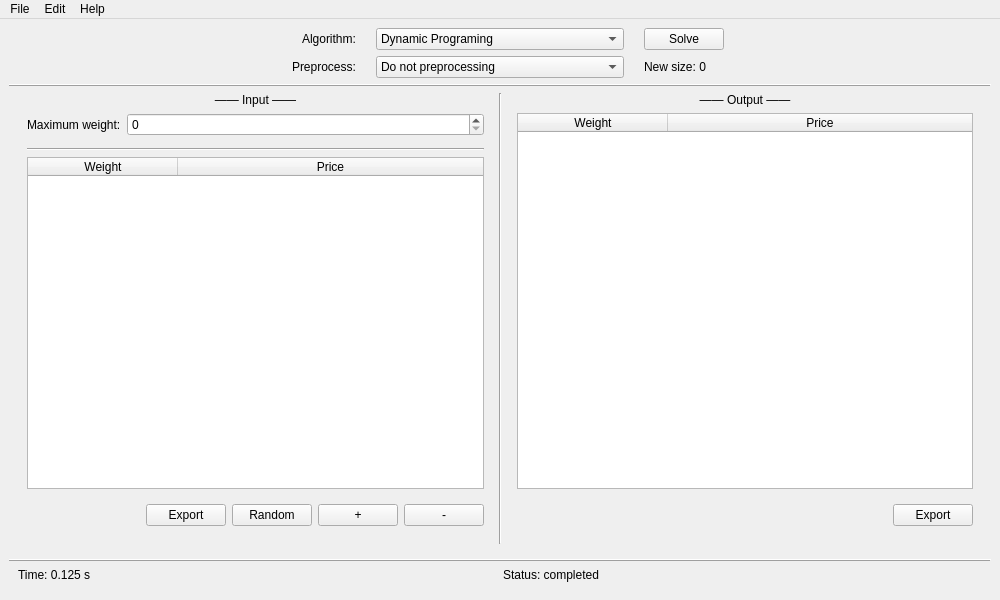
<?xml version="1.0" encoding="UTF-8"?>
<ui version="4.0">
 <author>Tra Nguyen Huu Nghia</author>
 <class>mainwindow</class>
 <widget class="QMainWindow" name="mainwindow">
  <property name="enabled">
   <bool>true</bool>
  </property>
  <property name="geometry">
   <rect>
    <x>0</x>
    <y>0</y>
    <width>1000</width>
    <height>600</height>
   </rect>
  </property>
  <property name="minimumSize">
   <size>
    <width>1000</width>
    <height>600</height>
   </size>
  </property>
  <property name="contextMenuPolicy">
   <enum>Qt::PreventContextMenu</enum>
  </property>
  <property name="windowTitle">
   <string>Knapsack Solving Tool</string>
  </property>
  <property name="windowIcon">
   <iconset resource="Resource/resource.qrc">
    <normaloff>:/Icon/icon.png</normaloff>:/Icon/icon.png</iconset>
  </property>
  <property name="dockNestingEnabled">
   <bool>true</bool>
  </property>
  <property name="dockOptions">
   <set>QMainWindow::AllowNestedDocks|QMainWindow::AllowTabbedDocks|QMainWindow::AnimatedDocks|QMainWindow::ForceTabbedDocks|QMainWindow::VerticalTabs</set>
  </property>
  <widget class="QWidget" name="centralwidget">
   <layout class="QVBoxLayout" name="verticalLayout">
    <item>
     <widget class="QWidget" name="wg_algorithm_2" native="true">
      <property name="enabled">
       <bool>true</bool>
      </property>
      <layout class="QHBoxLayout" name="horizontalLayout_8" stretch="0,0,0">
       <property name="spacing">
        <number>20</number>
       </property>
       <property name="leftMargin">
        <number>100</number>
       </property>
       <property name="topMargin">
        <number>0</number>
       </property>
       <property name="rightMargin">
        <number>100</number>
       </property>
       <property name="bottomMargin">
        <number>0</number>
       </property>
       <item alignment="Qt::AlignRight">
        <widget class="QLabel" name="lb_algorithm">
         <property name="enabled">
          <bool>true</bool>
         </property>
         <property name="text">
          <string>Algorithm:</string>
         </property>
        </widget>
       </item>
       <item>
        <widget class="QComboBox" name="cbb_algorithm">
         <property name="enabled">
          <bool>true</bool>
         </property>
         <item>
          <property name="text">
           <string>Dynamic Programing</string>
          </property>
         </item>
         <item>
          <property name="text">
           <string>Brute Force</string>
          </property>
         </item>
         <item>
          <property name="text">
           <string>Meet-in-the-middle</string>
          </property>
         </item>
         <item>
          <property name="text">
           <string>Brute Force with Memorization</string>
          </property>
         </item>
         <item>
          <property name="text">
           <string>Branch and Bound</string>
          </property>
         </item>
         <item>
          <property name="text">
           <string>Greedy</string>
          </property>
         </item>
        </widget>
       </item>
       <item alignment="Qt::AlignLeft">
        <widget class="QPushButton" name="btn_solve">
         <property name="enabled">
          <bool>true</bool>
         </property>
         <property name="cursor">
          <cursorShape>PointingHandCursor</cursorShape>
         </property>
         <property name="styleSheet">
          <string notr="true">  QLabel { background-color: yellow }</string>
         </property>
         <property name="text">
          <string>Solve</string>
         </property>
        </widget>
       </item>
      </layout>
     </widget>
    </item>
    <item>
     <widget class="QWidget" name="wg_algorithm" native="true">
      <property name="enabled">
       <bool>true</bool>
      </property>
      <layout class="QHBoxLayout" name="horizontalLayout_4" stretch="0,0,0">
       <property name="spacing">
        <number>20</number>
       </property>
       <property name="leftMargin">
        <number>100</number>
       </property>
       <property name="topMargin">
        <number>0</number>
       </property>
       <property name="rightMargin">
        <number>100</number>
       </property>
       <property name="bottomMargin">
        <number>0</number>
       </property>
       <item alignment="Qt::AlignRight">
        <widget class="QLabel" name="lb_preprocesing">
         <property name="enabled">
          <bool>true</bool>
         </property>
         <property name="text">
          <string>Preprocess:</string>
         </property>
        </widget>
       </item>
       <item>
        <widget class="QComboBox" name="cbb_preprocessing">
         <property name="enabled">
          <bool>true</bool>
         </property>
         <item>
          <property name="text">
           <string>Do not preprocessing</string>
          </property>
         </item>
         <item>
          <property name="text">
           <string>Remove large weight items</string>
          </property>
         </item>
         <item>
          <property name="text">
           <string>Remove low price items</string>
          </property>
         </item>
         <item>
          <property name="text">
           <string>Remove range of low price items</string>
          </property>
         </item>
        </widget>
       </item>
       <item>
        <widget class="QLabel" name="lb_newSize">
         <property name="text">
          <string>New size: 0</string>
         </property>
        </widget>
       </item>
      </layout>
     </widget>
    </item>
    <item>
     <widget class="Line" name="line">
      <property name="frameShadow">
       <enum>QFrame::Raised</enum>
      </property>
      <property name="lineWidth">
       <number>1</number>
      </property>
      <property name="orientation">
       <enum>Qt::Horizontal</enum>
      </property>
     </widget>
    </item>
    <item>
     <widget class="QWidget" name="wg_inputOutput" native="true">
      <property name="enabled">
       <bool>true</bool>
      </property>
      <layout class="QHBoxLayout" name="horizontalLayout" stretch="1,0,1">
       <property name="topMargin">
        <number>0</number>
       </property>
       <item>
        <widget class="QWidget" name="wg_input" native="true">
         <property name="enabled">
          <bool>true</bool>
         </property>
         <layout class="QGridLayout" name="gridLayout">
          <property name="topMargin">
           <number>0</number>
          </property>
          <item row="3" column="0">
           <widget class="QWidget" name="wg_timeOut" native="true">
            <layout class="QHBoxLayout" name="horizontalLayout_7">
             <property name="leftMargin">
              <number>0</number>
             </property>
             <property name="topMargin">
              <number>0</number>
             </property>
             <property name="rightMargin">
              <number>0</number>
             </property>
             <property name="bottomMargin">
              <number>0</number>
             </property>
            </layout>
           </widget>
          </item>
          <item row="6" column="0" alignment="Qt::AlignRight|Qt::AlignVCenter">
           <widget class="QWidget" name="wg_buttonInput" native="true">
            <property name="enabled">
             <bool>true</bool>
            </property>
            <layout class="QHBoxLayout" name="horizontalLayout_2">
             <property name="leftMargin">
              <number>0</number>
             </property>
             <property name="rightMargin">
              <number>0</number>
             </property>
             <item>
              <widget class="QPushButton" name="btn_exportInput">
               <property name="cursor">
                <cursorShape>PointingHandCursor</cursorShape>
               </property>
               <property name="text">
                <string>Export</string>
               </property>
              </widget>
             </item>
             <item>
              <widget class="QPushButton" name="btn_randomInput">
               <property name="cursor">
                <cursorShape>PointingHandCursor</cursorShape>
               </property>
               <property name="text">
                <string>Random</string>
               </property>
              </widget>
             </item>
             <item>
              <widget class="QPushButton" name="btn_addInput">
               <property name="enabled">
                <bool>true</bool>
               </property>
               <property name="cursor">
                <cursorShape>PointingHandCursor</cursorShape>
               </property>
               <property name="text">
                <string>+</string>
               </property>
              </widget>
             </item>
             <item>
              <widget class="QPushButton" name="btn_deleteInput">
               <property name="enabled">
                <bool>true</bool>
               </property>
               <property name="cursor">
                <cursorShape>PointingHandCursor</cursorShape>
               </property>
               <property name="text">
                <string>-</string>
               </property>
              </widget>
             </item>
            </layout>
           </widget>
          </item>
          <item row="1" column="0">
           <widget class="QLabel" name="label">
            <property name="frameShadow">
             <enum>QFrame::Raised</enum>
            </property>
            <property name="text">
             <string>—— Input ——</string>
            </property>
            <property name="alignment">
             <set>Qt::AlignCenter</set>
            </property>
           </widget>
          </item>
          <item row="5" column="0">
           <widget class="QTableWidget" name="tb_input">
            <property name="enabled">
             <bool>true</bool>
            </property>
            <property name="alternatingRowColors">
             <bool>true</bool>
            </property>
            <property name="selectionBehavior">
             <enum>QAbstractItemView::SelectRows</enum>
            </property>
            <property name="gridStyle">
             <enum>Qt::DashLine</enum>
            </property>
            <property name="rowCount">
             <number>0</number>
            </property>
            <property name="columnCount">
             <number>2</number>
            </property>
            <attribute name="horizontalHeaderDefaultSectionSize">
             <number>150</number>
            </attribute>
            <attribute name="horizontalHeaderStretchLastSection">
             <bool>true</bool>
            </attribute>
            <column>
             <property name="text">
              <string>Weight</string>
             </property>
            </column>
            <column>
             <property name="text">
              <string>Price</string>
             </property>
            </column>
           </widget>
          </item>
          <item row="2" column="0">
           <widget class="QWidget" name="wg_maxWeight" native="true">
            <property name="enabled">
             <bool>true</bool>
            </property>
            <layout class="QHBoxLayout" name="horizontalLayout_6" stretch="0,1">
             <property name="leftMargin">
              <number>0</number>
             </property>
             <property name="topMargin">
              <number>0</number>
             </property>
             <property name="rightMargin">
              <number>0</number>
             </property>
             <property name="bottomMargin">
              <number>0</number>
             </property>
             <item>
              <widget class="QLabel" name="lb_maximumWeight">
               <property name="enabled">
                <bool>true</bool>
               </property>
               <property name="text">
                <string>Maximum weight:</string>
               </property>
              </widget>
             </item>
             <item>
              <widget class="QSpinBox" name="spb_maximumWeight">
               <property name="enabled">
                <bool>true</bool>
               </property>
               <property name="maximum">
                <number>1000000</number>
               </property>
              </widget>
             </item>
            </layout>
           </widget>
          </item>
          <item row="4" column="0">
           <widget class="Line" name="line_4">
            <property name="orientation">
             <enum>Qt::Horizontal</enum>
            </property>
           </widget>
          </item>
         </layout>
        </widget>
       </item>
       <item>
        <widget class="Line" name="line_2">
         <property name="orientation">
          <enum>Qt::Vertical</enum>
         </property>
        </widget>
       </item>
       <item>
        <widget class="QWidget" name="wg_ouput" native="true">
         <property name="enabled">
          <bool>true</bool>
         </property>
         <layout class="QGridLayout" name="gridLayout_2">
          <property name="topMargin">
           <number>0</number>
          </property>
          <item row="2" column="0" alignment="Qt::AlignRight">
           <widget class="QWidget" name="wg_buttonOutput" native="true">
            <property name="enabled">
             <bool>true</bool>
            </property>
            <layout class="QHBoxLayout" name="horizontalLayout_3">
             <property name="leftMargin">
              <number>0</number>
             </property>
             <property name="rightMargin">
              <number>0</number>
             </property>
             <item>
              <widget class="QPushButton" name="btn_exportOutput">
               <property name="enabled">
                <bool>true</bool>
               </property>
               <property name="cursor">
                <cursorShape>PointingHandCursor</cursorShape>
               </property>
               <property name="text">
                <string>Export</string>
               </property>
              </widget>
             </item>
            </layout>
           </widget>
          </item>
          <item row="1" column="0">
           <widget class="QTableWidget" name="tb_output">
            <property name="enabled">
             <bool>true</bool>
            </property>
            <property name="editTriggers">
             <set>QAbstractItemView::NoEditTriggers</set>
            </property>
            <property name="alternatingRowColors">
             <bool>true</bool>
            </property>
            <property name="selectionBehavior">
             <enum>QAbstractItemView::SelectRows</enum>
            </property>
            <property name="gridStyle">
             <enum>Qt::DashLine</enum>
            </property>
            <property name="sortingEnabled">
             <bool>false</bool>
            </property>
            <property name="rowCount">
             <number>0</number>
            </property>
            <attribute name="horizontalHeaderDefaultSectionSize">
             <number>150</number>
            </attribute>
            <attribute name="horizontalHeaderStretchLastSection">
             <bool>true</bool>
            </attribute>
            <column>
             <property name="text">
              <string>Weight</string>
             </property>
            </column>
            <column>
             <property name="text">
              <string>Price</string>
             </property>
            </column>
           </widget>
          </item>
          <item row="0" column="0">
           <widget class="QLabel" name="label_2">
            <property name="text">
             <string>—— Output ——</string>
            </property>
            <property name="alignment">
             <set>Qt::AlignCenter</set>
            </property>
           </widget>
          </item>
         </layout>
        </widget>
       </item>
      </layout>
     </widget>
    </item>
    <item>
     <widget class="Line" name="line_3">
      <property name="frameShadow">
       <enum>QFrame::Raised</enum>
      </property>
      <property name="orientation">
       <enum>Qt::Horizontal</enum>
      </property>
     </widget>
    </item>
    <item>
     <widget class="QWidget" name="wg_timeSpace" native="true">
      <property name="enabled">
       <bool>true</bool>
      </property>
      <layout class="QHBoxLayout" name="horizontalLayout_5">
       <property name="topMargin">
        <number>0</number>
       </property>
       <item>
        <widget class="QLabel" name="lb_time">
         <property name="enabled">
          <bool>true</bool>
         </property>
         <property name="text">
          <string>Time: 0.125 s</string>
         </property>
        </widget>
       </item>
       <item>
        <widget class="QLabel" name="lb_status">
         <property name="enabled">
          <bool>true</bool>
         </property>
         <property name="text">
          <string>Status: completed</string>
         </property>
        </widget>
       </item>
      </layout>
     </widget>
    </item>
   </layout>
  </widget>
  <widget class="QMenuBar" name="menuBar">
   <property name="enabled">
    <bool>true</bool>
   </property>
   <property name="geometry">
    <rect>
     <x>0</x>
     <y>0</y>
     <width>1000</width>
     <height>22</height>
    </rect>
   </property>
   <widget class="QMenu" name="menuFile">
    <property name="enabled">
     <bool>true</bool>
    </property>
    <property name="title">
     <string>File</string>
    </property>
    <addaction name="actionImportDataToExist"/>
    <addaction name="actionImportDataToNew"/>
    <addaction name="actionExportInput"/>
    <addaction name="actionExportOutput"/>
    <addaction name="actionExit"/>
   </widget>
   <widget class="QMenu" name="menuEdit">
    <property name="title">
     <string>Edit</string>
    </property>
    <addaction name="actionAddInput"/>
    <addaction name="actionDeleteSelectedInput"/>
    <addaction name="actionChangeMaximumWeight"/>
    <addaction name="actionChangeAlgorithm"/>
    <addaction name="actionSolve"/>
    <addaction name="actionRandom"/>
   </widget>
   <widget class="QMenu" name="menuHelp">
    <property name="title">
     <string>Help</string>
    </property>
    <addaction name="actionUserGuide"/>
    <addaction name="actionKnapsackReport"/>
   </widget>
   <addaction name="menuFile"/>
   <addaction name="menuEdit"/>
   <addaction name="menuHelp"/>
  </widget>
  <action name="actionImportDataToExist">
   <property name="checkable">
    <bool>false</bool>
   </property>
   <property name="enabled">
    <bool>true</bool>
   </property>
   <property name="text">
    <string>Import Data To Existed</string>
   </property>
   <property name="shortcut">
    <string>Ctrl+O</string>
   </property>
  </action>
  <action name="actionImportDataToNew">
   <property name="text">
    <string>Import Data To New</string>
   </property>
   <property name="shortcut">
    <string>Ctrl+N</string>
   </property>
  </action>
  <action name="actionExportInput">
   <property name="text">
    <string>Export Input</string>
   </property>
   <property name="shortcut">
    <string>Ctrl+Shift+S</string>
   </property>
  </action>
  <action name="actionExportOutput">
   <property name="text">
    <string>Export Output</string>
   </property>
   <property name="shortcut">
    <string>Ctrl+S</string>
   </property>
  </action>
  <action name="actionExit">
   <property name="text">
    <string>Exit</string>
   </property>
   <property name="shortcut">
    <string>Ctrl+Q</string>
   </property>
  </action>
  <action name="actionAddInput">
   <property name="text">
    <string>Add Input</string>
   </property>
   <property name="shortcut">
    <string>Ctrl+=</string>
   </property>
  </action>
  <action name="actionDeleteSelectedInput">
   <property name="text">
    <string>Delete Selected Input</string>
   </property>
   <property name="shortcut">
    <string>Ctrl+-</string>
   </property>
  </action>
  <action name="actionChangeMaximumWeight">
   <property name="text">
    <string>Change Maximum Weight</string>
   </property>
   <property name="shortcut">
    <string>Ctrl+M</string>
   </property>
  </action>
  <action name="actionSolve">
   <property name="text">
    <string>Solve</string>
   </property>
   <property name="shortcut">
    <string>Ctrl+L</string>
   </property>
  </action>
  <action name="actionChangeAlgorithm">
   <property name="text">
    <string>Change Algorithm</string>
   </property>
   <property name="shortcut">
    <string>Ctrl+K</string>
   </property>
  </action>
  <action name="actionRandom">
   <property name="text">
    <string>Random</string>
   </property>
   <property name="shortcut">
    <string>Ctrl+R</string>
   </property>
  </action>
  <action name="actionUserGuide">
   <property name="text">
    <string>User guide</string>
   </property>
   <property name="shortcut">
    <string>F1</string>
   </property>
  </action>
  <action name="actionKnapsackReport">
   <property name="text">
    <string>Knapsack report</string>
   </property>
   <property name="shortcut">
    <string>F2</string>
   </property>
  </action>
 </widget>
 <resources>
  <include location="Resource/resource.qrc"/>
 </resources>
 <connections/>
</ui>
